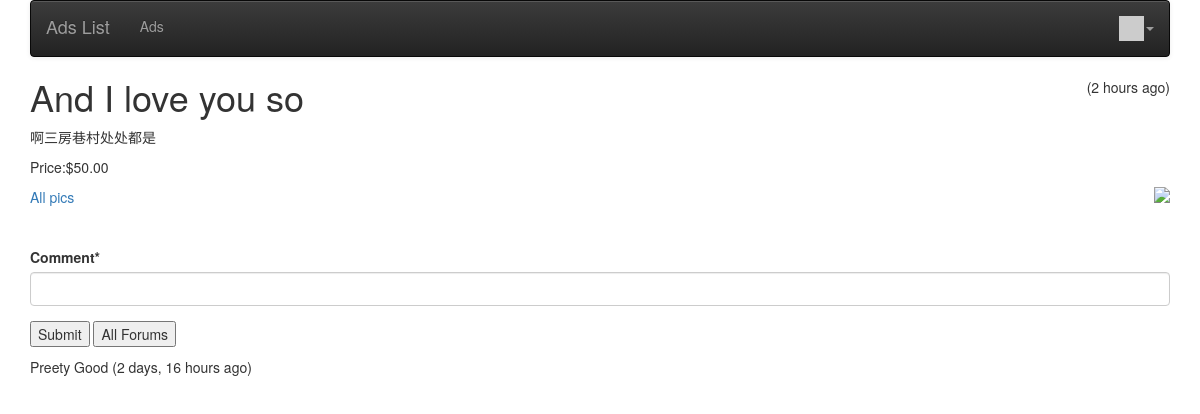
/ad/3 (signed in), run on the app's committed database.
### ads/models.py (models this page shows, shortened)
class Ad(models.Model):
    title = models.CharField(
        max_length=200,
        validators=[MinLengthValidator(2, "Title must be greater than 2 characters")]
    )
    price = models.DecimalField(max_digits=7, decimal_places=2, null=True)
    text = models.TextField()
    created_at = models.DateTimeField(auto_now_add=True)
    updated_at = models.DateTimeField(auto_now=True)
    picture = models.BinaryField(null=True, editable=True)
    content_type = models.CharField(max_length=256, null=True, help_text='The MIMEType of the file')
    favorites = models.ManyToManyField(settings.AUTH_USER_MODEL,
                                       through='Fav', related_name='favorite_ads')
    owner = models.ForeignKey(settings.AUTH_USER_MODEL, on_delete=models.CASCADE)
    comments = models.ManyToManyField(settings.AUTH_USER_MODEL,
                                      through='Comment', related_name='comments_owned')

class Comment(models.Model):
    text = models.TextField(
        validators=[MinLengthValidator(3, "Comment must be greater than 3 characters")]
    )
    created_at = models.DateTimeField(auto_now_add=True)
    updated_at = models.DateTimeField(auto_now=True)
    ad = models.ForeignKey(Ad, on_delete=models.CASCADE)
    owner = models.ForeignKey(settings.AUTH_USER_MODEL, on_delete=models.CASCADE)

### ads/views.py (the view)
# urls.py: path('ad/<int:pk>', views.AdDetailView.as_view(), name='ad_detail'),
class AdDetailView(OwnerDetailView):
    template_name = 'ads/ad_detail.html'
    def get(self, request, pk):
        x = Ad.objects.get(id=pk)
        comments = Comment.objects.filter(ad=x).order_by('-updated_at')
        comment_form = CommentForm()
        context = {'forum': x, 'comments': comments, 'comment_form': comment_form}
        return render(request, self.template_name, context)

### ads/forms.py
class CommentForm(forms.Form):
    comment = forms.CharField(required=True, max_length=500, min_length=3, strip=True)

### ads/templatetags/app_tags.py (called while the page is built)
@register.filter(name='gravatar')
def gravatar(user, size=35):
    email = str(user.email.strip().lower()).encode('utf-8')
    email_hash = md5(email).hexdigest()
    url = "//www.gravatar.com/avatar/{0}?s={1}&d=identicon&r=PG"
    return url.format(email_hash, size)

### home/context_processors.py (called while the page is built)
def settings(request):
    return {
        'settings': django_settings,
    }

### ads/templates/ads/ad_detail.html (shortened to what this page needs)
{% extends "base_menu.html" %}
{% load humanize %}
{% block content %}
    <span style="float: right;">
    ({{ forum.updated_at|naturaltime }})
    </span>
    <h1>
        {{ forum.title }}
    </h1>
    <p>
        {{ forum.text }}
    </p>
    <p>
        Price:${{ forum.price }}
    </p>
    <p>
        {% if forum.content_type %}
            <img style="float:right; max-width:50%;" src="{% url 'ads:ad_picture' forum.id %}"
                 onclick="document.getElementById('overlay').style.display = 'block';">
        {% endif %}
    </p>
    <p>
        <a href="{% url 'ads:all' %}">All pics</a>
    </p>
    {% if user.is_authenticated %}
        <br clear="all"/>
        <p>
            {% load crispy_forms_tags %}
        <form method="post" action="{% url 'ads:ad_comment_create' forum.id %}">
            {{ comment_form|crispy }}
            <input type="submit" value="Submit">
            <input type="submit" value="All Forums"
                   onclick="window.location.href='{% url 'ads:all' %}';return false;">
        </form>
        </p>
    {% endif %}
    {% for comment in comments %}
        <p> {{ comment.text }}
            ({{ comment.updated_at|naturaltime }})
        </p>
    {% endfor %}
{% endblock %}

### data on the page
Ad: updated_at "2 hours ago", title "And I love you so", text "啊三房巷村处处都是", price "50.00"
Comment: text "Preety Good", updated_at "2 days, 16 hours ago"

### other printed values
{{ settings.APP_NAME }} "Ads List"
